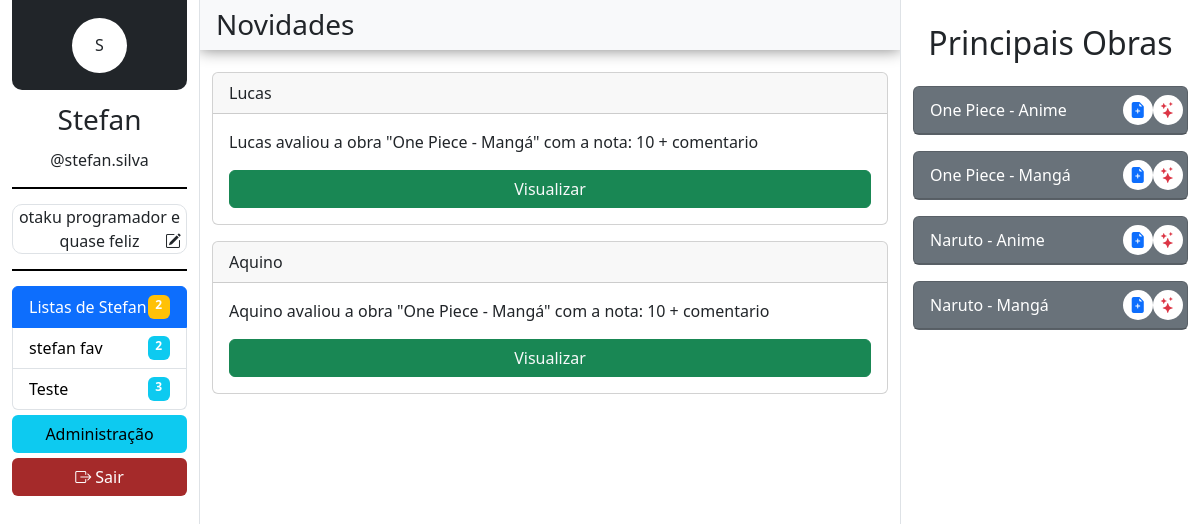
The app's page / (signed in) with its own data.
### webapp/models.py (models this page shows, shortened)
class Usuario(models.Model):
    class Meta:
        verbose_name = "Usuário"
        verbose_name_plural = "Usuários"
    nome = models.CharField("Nome do Usuario", max_length=150)
    biografia = models.TextField("Biografia do Usuario", max_length=1500, blank=True, null=True)
    user = models.ForeignKey(User, on_delete=models.CASCADE)
    def GetInicial(self):
        iniciais = ""
        n = self.nome.split(" ")
        for i in n:
            iniciais+=i[0]
        return iniciais

class Lista(models.Model):
    titulo = models.CharField("titulo da lista", max_length=150)
    autor = models.ForeignKey(Usuario, on_delete=models.CASCADE, blank=True, null=True)
    obras = models.ManyToManyField(Obra, blank=True)
    def getQtdItens(self):
        return len(list(self.obras.all()))

class Feed(models.Model):
    autor = models.ForeignKey(Usuario, on_delete=models.CASCADE)
    atualizacao = models.CharField("Descrição da atualizacao", max_length=250)
    referencia = models.CharField("Classe+ID", max_length=15, null=True, blank=True)

class Obra(models.Model):
    class Meta:
        verbose_name = "Obra"
        verbose_name_plural = "Obras"
    nome = models.CharField("Nome do anime", max_length=250)
    resumo = models.TextField("Resumo do anime", max_length=2500, blank=True, null=True)
    tipos = (
        ("0","Anime"),
        ("1","Mangá"),
        ("2","Jogo"),
    )
    tipo = models.CharField("Tipo de obra", choices=tipos, max_length=15, default=tipos[0][1])
    def __str__(self):
        return self.nome + " - " + str(self.tipos[int(self.tipo)][1])

### webapp/views.py (the view)
# urls.py: path('', Home, name="Home"),
def Home(request):
    usuario = None
    listas = []
    feed = []
    if request.user.is_authenticated:
        usuario = Usuario.objects.get(user=request.user)
        listas = list(Lista.objects.filter(autor = usuario))
        feed = FeedConfig(usuario)
    return render(request, 'home.html', {
        "titulo": "Pagina inicial",
        "user":usuario,
        "obras":Obra.objects.all(),
        'listas':listas,
        "len_listas":len(listas),
        "feed": feed
    })

### webapp/models.py (called while the page is built)
    def __str__(self):
        return '{} segue o {}'.format(self.segue.nome, self.seguido.nome)

### webapp/views.py (called while the page is built)
def FeedConfig(usuario):
    seguindo = list(Seguidores.objects.filter(segue = usuario))
    lista = []
    print(seguindo)
    for segue in seguindo:
        for news in list(Feed.objects.filter(autor = segue.seguido)):
            lista.append(news)
    return lista

### webapp/templates/home.html (shortened to what this page needs)
{% extends 'base.html' %}
{% block page %}
<div class="container-fluid h-100 fixed">
    <div class="row">
      <div class="col-2 border-end">
        <div class="w-100 bg bg-dark centralizar" style="height: 90px; border-radius: 0 0 10px 10px">
          {% if user %}
            <div class="icon-user centralizar">{{user.GetInicial}}</div>
            {% else %}
            <a href="{% url 'login' %}" class="icon-user centralizar">
              <i class="bi bi-box-arrow-in-left"></i>
            </a>
          {% endif %}
        </div>
        {% if user %}
          <a class="" href="{% url 'Perfil' user.user.username %}">
          <div class="my-2 fs-3 text-center text-dark">{{user.nome}}</div>
          <div class="my-1 text-center text-dark">@{{user.user.username}}</div>
          <div class="linha"></div>
          <div class="my-1 border text-center text-dark" style="border-radius: 10px; position: relative;">
            {{user.biografia}}
            <i class="bi bi-pencil-square" style="position: absolute; bottom: 0px; right: 5px;"></i>
          </div>
          </a>
        {% else %}
          <div class="my-2 fs-3 text-center text-dark">Faça Login</div>
          <div class="my-1 text-center text-dark">Para criar sua lista e compartilhar com os amigos</div>
        {% endif %}
        <div class="linha"></div>
        {% if user %}
          <div class="listas">
            <ul class="list-group">
              <li class="list-group-item active d-flex justify-content-between" aria-current="true">Listas de {{user.nome}}<span class="badge bg-warning">{{len_listas}}</span></li>
              {% for lista in listas %}
              <li class="list-group-item d-flex justify-content-between"><a href="{% url 'Lista' lista.id %}" class="w-100 d-flex justify-content-between">{{lista.titulo}}<span class="badge bg-info">{{lista.getQtdItens}}</span></a></li>
              {% endfor %}
            </ul>
          </div>
          {% if request.user.is_superuser%}
            <a href="/admin/webapp" class="btn w-100 bg bg-info" style="margin: 5px 0px;">
              Administração
            </a>
          {% endif %}
          <a href="/admin}" class="btn w-100" style="color: white !important; background-color: #A52A2A; marign: 5px 0px;">
            <i class="bi bi-box-arrow-right"></i>
            Sair
          </a>
        {% else %}
          <a href="{% url 'login' %}" class="btn w-100" style="color: white !important; background-color: #A52A2A;">
            <i class="bi bi-box-arrow-right"></i>
            Entrar
          </a>
        {% endif %}
      </div>
      <div class="col-7 d-flex flex-column align-items-center justify-content-start" style="overflow: auto; height: 100vh; position: relative;">
        {% if feed %}
          <h3 class="fs-3 text-start w-100 d-flex align-items-center px-3 text-dark bg bg-light w-100" style="height: 50px; box-shadow: 0 0 15px gray; position: absolute; top: 0px; z-index: 999;">Novidades</h3>
          <div class="py-3 my-3 w-100"></div>
          {% for p in feed %}
            <div class="card w-100 my-2">
              <div class="card-header">
                {{p.autor.nome}}
              </div>
              <div class="card-body">
                <p class="card-text">{{p.atualizacao}}</p>
                <a href="{% url 'OpenNews' p.id %}" class="w-100 btn btn-success text-light">Visualizar</a>
              </div>
            </div>
          {% endfor %}
        {% else %}
          {% block conteudo %}{% endblock %}
        {% endif %}
      </div>
      <div class="col-3 border-start text-center">
        <h2 class="fs-2 text-center w-100 my-4">Principais Obras</h2>
        {% for o in obras %}
          <div class="card text-bg-secondary mb-3 w-100" style="">
            <div class="card-header d-flex align-items-center justify-content-between">
              {{o}}
              <div class="btns-card">
                <i class="btn-bi bi bi-file-earmark-plus-fill text-primary" style="--t: Adicionar na lista"></i>
                <i class="btn-bi bi bi-stars text-danger" style="--t: avaliar"></i>
              </div>
            </div>
          </div>
        {% endfor %}
      </div>
    </div>
</div>
{% endblock %}

### webapp/templates/base.html (shortened to what this page needs)
<!doctype html>
<html lang="pt-br">
  <head>
    <link rel="stylesheet" href="https://cdn.jsdelivr.net/npm/bootstrap-icons@1.10.4/font/bootstrap-icons.css">
    <link href="https://cdn.jsdelivr.net/npm/bootstrap@5.3.0-alpha3/dist/css/bootstrap.min.css" rel="stylesheet">
</head>
<body>
    {% block page %}{% endblock %}
  </body>
</html>

### webapp/templates/home.html (style rules this page uses)
a { text-decoration: none !important; color: black !important; cursor: pointer; }
.centralizar { display: flex; align-items: center; justify-content: center; }
.icon-user { width: 55px; height: 55px; background-color: white; border-radius: 50%; }
.linha { width: 100%; height: 2px; background-color: black; margin: 15px 0px; }
.btns-card { width: 20%; display: flex; align-items: center; justify-content: space-between; }
.btn-bi { min-width: 30px; min-height: 30px; background-color: white; border-radius: 50%; display: flex; align-items: center; justify-content: center; cursor: pointer; transition: 0.8s; }

### records on screen
Usuario: GetInicial "S", nome "Stefan", user.username "stefan.silva", biografia "otaku programador e quase feliz"
Lista: titulo "stefan fav", getQtdItens "2"
Lista: titulo "Teste", getQtdItens "3"
Feed: autor.nome "Lucas", atualizacao "Lucas avaliou a obra \"One Piece - Mangá\" com a nota: 10 + comentario"
Feed: autor.nome "Aquino", atualizacao "Aquino avaliou a obra \"One Piece - Mangá\" com a nota: 10 + comentario"
Obra: nome+tipo "One Piece - Anime"
Obra: nome+tipo "One Piece - Mangá"
Obra: nome+tipo "Naruto - Anime"
Obra: nome+tipo "Naruto - Mangá"

### other values on screen
{{ len_listas }} "2"
